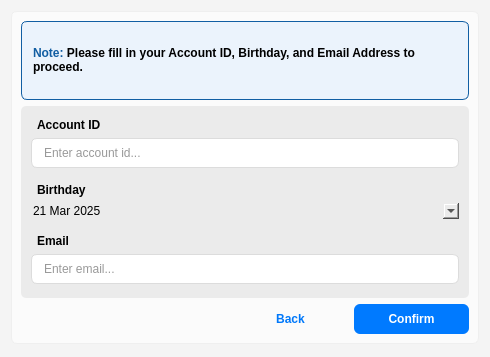
<?xml version="1.0" encoding="UTF-8"?>
<ui version="4.0">
 <class>Dialog</class>
 <widget class="QDialog" name="Dialog">
  <property name="geometry">
   <rect>
    <x>0</x>
    <y>0</y>
    <width>490</width>
    <height>357</height>
   </rect>
  </property>
  <property name="sizePolicy">
   <sizepolicy hsizetype="Preferred" vsizetype="Expanding">
    <horstretch>0</horstretch>
    <verstretch>0</verstretch>
   </sizepolicy>
  </property>
  <property name="windowTitle">
   <string>Dialog</string>
  </property>
  <property name="styleSheet">
   <string notr="true">background-color: rgb(244, 244, 244);</string>
  </property>
  <layout class="QGridLayout" name="gridLayout" rowstretch="0">
   <property name="bottomMargin">
    <number>13</number>
   </property>
   <item row="0" column="0">
    <widget class="QFrame" name="frame">
     <property name="styleSheet">
      <string notr="true">QFrame {
background-color: rgb(251, 251, 251);
border: 1px solid rgb(239, 239, 239);
border-radius:6px;
}</string>
     </property>
     <property name="frameShape">
      <enum>QFrame::Shape::StyledPanel</enum>
     </property>
     <property name="frameShadow">
      <enum>QFrame::Shadow::Raised</enum>
     </property>
     <layout class="QGridLayout" name="gridLayout_2" rowstretch="0,0" columnstretch="0">
      <property name="spacing">
       <number>6</number>
      </property>
      <item row="1" column="0">
       <widget class="QStackedWidget" name="fp_stackedWidget">
        <property name="styleSheet">
         <string notr="true">background-color: transparent;
border: none;</string>
        </property>
        <property name="currentIndex">
         <number>0</number>
        </property>
        <widget class="QWidget" name="fp_page_1">
         <layout class="QGridLayout" name="gridLayout_3" rowstretch="3,5,0" columnstretch="0,0,1">
          <property name="leftMargin">
           <number>0</number>
          </property>
          <property name="topMargin">
           <number>0</number>
          </property>
          <property name="rightMargin">
           <number>0</number>
          </property>
          <property name="bottomMargin">
           <number>0</number>
          </property>
          <item row="0" column="0" colspan="3">
           <widget class="QLabel" name="fp_page1_note">
            <property name="font">
             <font>
              <bold>true</bold>
             </font>
            </property>
            <property name="styleSheet">
             <string notr="true">background-color: rgb(235, 243, 252);
border: 1px solid rgb(17, 94, 163);</string>
            </property>
            <property name="text">
             <string>&lt;html&gt;&lt;head/&gt;&lt;body&gt;&lt;p&gt;&lt;span style=&quot; font-weight:700; color:#115da2;&quot;&gt;Note: &lt;/span&gt;Please fill in your Account ID, Birthday, and Email Address to proceed.&lt;/p&gt;&lt;/body&gt;&lt;/html&gt;</string>
            </property>
            <property name="wordWrap">
             <bool>true</bool>
            </property>
            <property name="indent">
             <number>11</number>
            </property>
           </widget>
          </item>
          <item row="2" column="0">
           <spacer name="horizontalSpacer">
            <property name="orientation">
             <enum>Qt::Orientation::Horizontal</enum>
            </property>
            <property name="sizeHint" stdset="0">
             <size>
              <width>206</width>
              <height>28</height>
             </size>
            </property>
           </spacer>
          </item>
          <item row="1" column="0" colspan="3">
           <widget class="QWidget" name="widget_2" native="true">
            <property name="sizePolicy">
             <sizepolicy hsizetype="MinimumExpanding" vsizetype="MinimumExpanding">
              <horstretch>0</horstretch>
              <verstretch>0</verstretch>
             </sizepolicy>
            </property>
            <property name="styleSheet">
             <string notr="true">background-color: rgb(235, 235, 235);
border-radius: 5px;</string>
            </property>
            <layout class="QVBoxLayout" name="verticalLayout" stretch="0,0,0,0,0,0,0,0">
             <property name="spacing">
              <number>6</number>
             </property>
             <property name="leftMargin">
              <number>10</number>
             </property>
             <property name="topMargin">
              <number>12</number>
             </property>
             <property name="rightMargin">
              <number>10</number>
             </property>
             <property name="bottomMargin">
              <number>14</number>
             </property>
             <item>
              <widget class="QLabel" name="label_2">
               <property name="font">
                <font>
                 <bold>true</bold>
                </font>
               </property>
               <property name="styleSheet">
                <string notr="true">border: none;</string>
               </property>
               <property name="text">
                <string>Account ID</string>
               </property>
               <property name="indent">
                <number>6</number>
               </property>
              </widget>
             </item>
             <item>
              <widget class="QLineEdit" name="forgot_pass_id_box">
               <property name="sizePolicy">
                <sizepolicy hsizetype="Expanding" vsizetype="Expanding">
                 <horstretch>0</horstretch>
                 <verstretch>0</verstretch>
                </sizepolicy>
               </property>
               <property name="styleSheet">
                <string notr="true">QLineEdit {
    background-color: #ffffff;
    border: 1px solid #dcdcdc;
    border-radius: 6px;
    padding-left: 10px; /* space for icon */
    padding-right: 10px;
    padding-top: 6px;
    padding-bottom: 6px;
    font: 12px 'Segoe UI', sans-serif;
    color: #333333;
}

QLineEdit:focus {
    border: 1px solid #4a90e2;
    outline: none;
}</string>
               </property>
               <property name="echoMode">
                <enum>QLineEdit::EchoMode::Normal</enum>
               </property>
               <property name="placeholderText">
                <string>Enter account id...</string>
               </property>
               <property name="clearButtonEnabled">
                <bool>true</bool>
               </property>
              </widget>
             </item>
             <item>
              <widget class="Line" name="line_2">
               <property name="orientation">
                <enum>Qt::Orientation::Horizontal</enum>
               </property>
              </widget>
             </item>
             <item>
              <widget class="QLabel" name="label_3">
               <property name="font">
                <font>
                 <bold>true</bold>
                </font>
               </property>
               <property name="styleSheet">
                <string notr="true">border: none;</string>
               </property>
               <property name="text">
                <string>Birthday</string>
               </property>
               <property name="indent">
                <number>6</number>
               </property>
              </widget>
             </item>
             <item>
              <widget class="QDateEdit" name="forgot_pass_birthday_box">
               <property name="sizePolicy">
                <sizepolicy hsizetype="MinimumExpanding" vsizetype="MinimumExpanding">
                 <horstretch>0</horstretch>
                 <verstretch>0</verstretch>
                </sizepolicy>
               </property>
               <property name="toolTip">
                <string>Enter your birthday.</string>
               </property>
               <property name="styleSheet">
                <string notr="true">QDateEdit {
    background-color: white;
    border: 1px solid #ccc;
    border-radius: 4px;
    padding: 5px 10px;
    font-size: 14px;
    color: #333;
}

QDateEdit:focus {
    border: 1px solid #66afe9;
    outline: none;
}

QDateEdit QAbstractItemView {
    background-color: white;
    border: none;
}

QDateEdit::drop-down {
    border: none;
    background-color: white;
    padding: 2px;
}

QDateEdit::down-arrow {
    width: 12px;
    height: 12px;
    image: url(&quot;resources/arrow_down.png&quot;); /* Customize the arrow image if desired */
}

/* Modern Minimalist PySide6 QCalendar Stylesheet */

QCalendarWidget {
    background-color: white;
    border: none;
}

/* Header row with navigation arrows and month/year */
QCalendarWidget QWidget#qt_calendar_navigationbar {
    background-color: #4a90e2;
    padding: 4px;
}

/* Month/Year label in header */
QCalendarWidget QToolButton {
    color: white;
    background-color: transparent;
    font-size: 14px;
    font-weight: bold;
    padding: 5px 10px;
    border-radius: 4px;
}

/* Navigation arrows */
QCalendarWidget QToolButton#qt_calendar_prevmonth,
QCalendarWidget QToolButton#qt_calendar_nextmonth {
    color: white;
    background-color: transparent;
    qproperty-icon: none;
    min-width: 24px;
    max-width: 24px;
    min-height: 24px;
    max-height: 24px;
    border-radius: 12px;
}

/* Arrow hover states */
QCalendarWidget QToolButton#qt_calendar_prevmonth:hover,
QCalendarWidget QToolButton#qt_calendar_nextmonth:hover {
    background-color: rgba(255, 255, 255, 0.2);
}

/* Previous month arrow */
QCalendarWidget QToolButton#qt_calendar_prevmonth {
    qproperty-text: &quot;&lt;&quot;;
    font-weight: bold;
}

/* Next month arrow */
QCalendarWidget QToolButton#qt_calendar_nextmonth {
    qproperty-text: &quot;&gt;&quot;;
    font-weight: bold;
}

/* Day of week header */
QCalendarWidget QAbstractItemView::section {
    color: #666666;
    background-color: #f5f5f5;
    padding: 6px;
    font-size: 12px;
    font-weight: 500;
    border: none;
}

/* Weekend headers */
QCalendarWidget QAbstractItemView::section:first,
QCalendarWidget QAbstractItemView::section:last {
    color: #e74c3c;
}

/* Days grid */
QCalendarWidget QAbstractItemView {
    selection-background-color: #4a90e2;
    selection-color: white;
    alternate-background-color: transparent;
    background-color: white;
    outline: none;
    border: none;
}

/* Calendar cells */
QCalendarWidget QTableView {
    border: none;
    font-size: 13px;
}

/* Actual day cells */
QCalendarWidget QTableView QTableCornerButton::section,
QCalendarWidget QTableView QAbstractItemView::item {
    border: 1px solid #f3f3f3;
    min-height: 32px;
    padding: 2px;
}

/* Today's date */
QCalendarWidget QTableView QAbstractItemView::item:selected {
    background-color: #4a90e2;
    color: white;
    border-radius: 2px;
}

/* Hover effect on days */
QCalendarWidget QTableView QAbstractItemView::item:hover {
    background-color: #f0f0f0;
    border-radius: 2px;
}

/* Days from other months */
QCalendarWidget QTableView QAbstractItemView::item:!enabled {
    color: #cccccc;
    background-color: #fafafa;
}

/* Weekend days */
QCalendarWidget QTableView QAbstractItemView::item[weekend=&quot;true&quot;] {
    color: #e74c3c;
}
</string>
               </property>
               <property name="calendarPopup">
                <bool>true</bool>
               </property>
               <property name="date">
                <date>
                 <year>2025</year>
                 <month>3</month>
                 <day>21</day>
                </date>
               </property>
              </widget>
             </item>
             <item>
              <widget class="Line" name="line_4">
               <property name="orientation">
                <enum>Qt::Orientation::Horizontal</enum>
               </property>
              </widget>
             </item>
             <item>
              <widget class="QLabel" name="label">
               <property name="sizePolicy">
                <sizepolicy hsizetype="MinimumExpanding" vsizetype="MinimumExpanding">
                 <horstretch>0</horstretch>
                 <verstretch>0</verstretch>
                </sizepolicy>
               </property>
               <property name="font">
                <font>
                 <bold>true</bold>
                </font>
               </property>
               <property name="styleSheet">
                <string notr="true">border: none;</string>
               </property>
               <property name="text">
                <string>Email</string>
               </property>
               <property name="indent">
                <number>6</number>
               </property>
              </widget>
             </item>
             <item>
              <widget class="QLineEdit" name="forgot_pass_email_box">
               <property name="sizePolicy">
                <sizepolicy hsizetype="Expanding" vsizetype="Expanding">
                 <horstretch>0</horstretch>
                 <verstretch>0</verstretch>
                </sizepolicy>
               </property>
               <property name="styleSheet">
                <string notr="true">QLineEdit {
    background-color: #ffffff;
    border: 1px solid #dcdcdc;
    border-radius: 6px;
    padding-left: 10px; /* space for icon */
    padding-right: 10px;
    padding-top: 6px;
    padding-bottom: 6px;
    font: 12px 'Segoe UI', sans-serif;
    color: #333333;
}

QLineEdit:focus {
    border: 1px solid #4a90e2;
    outline: none;
}</string>
               </property>
               <property name="echoMode">
                <enum>QLineEdit::EchoMode::Normal</enum>
               </property>
               <property name="placeholderText">
                <string>Enter email...</string>
               </property>
               <property name="clearButtonEnabled">
                <bool>true</bool>
               </property>
              </widget>
             </item>
            </layout>
           </widget>
          </item>
          <item row="2" column="2">
           <widget class="QPushButton" name="confirm_btn">
            <property name="sizePolicy">
             <sizepolicy hsizetype="Expanding" vsizetype="Expanding">
              <horstretch>0</horstretch>
              <verstretch>0</verstretch>
             </sizepolicy>
            </property>
            <property name="styleSheet">
             <string notr="true">    QPushButton {
  		background-color: rgb(0, 122, 255);
		color: rgb(255, 255, 255);
        border: none;
        border-radius: 6px;
        padding: 8px 18px;
        font-weight: 600;
    }
    QPushButton:hover {
	background-color: rgb(249, 249, 249);
	color: rgb(0, 122, 255);
    }
    QPushButton:pressed {
	background-color: rgb(0, 113, 234);
		color: rgb(255, 255, 255);
    }</string>
            </property>
            <property name="text">
             <string>Confirm</string>
            </property>
           </widget>
          </item>
          <item row="2" column="1">
           <widget class="QPushButton" name="fp_back_btn">
            <property name="sizePolicy">
             <sizepolicy hsizetype="MinimumExpanding" vsizetype="MinimumExpanding">
              <horstretch>1</horstretch>
              <verstretch>0</verstretch>
             </sizepolicy>
            </property>
            <property name="cursor">
             <cursorShape>PointingHandCursor</cursorShape>
            </property>
            <property name="styleSheet">
             <string notr="true">    QPushButton {
	color: rgb(0, 120, 250);
        border: none;
        border-radius: 6px;
        padding: 8px 18px;
        font-weight: 600;
    }
    QPushButton:hover {
		background-color: rgb(251, 251, 251);
		color: rgb(0, 120, 250);
		text-decoration: underline;
    }
    QPushButton:pressed {
		background-color: rgb(0, 122, 255);
		color: rgb(255, 255, 255);
    }</string>
            </property>
            <property name="text">
             <string>Back</string>
            </property>
           </widget>
          </item>
         </layout>
        </widget>
        <widget class="QWidget" name="fp_page_2">
         <layout class="QGridLayout" name="gridLayout_4" rowstretch="1,5,0" columnstretch="0,0,1">
          <property name="leftMargin">
           <number>0</number>
          </property>
          <property name="topMargin">
           <number>0</number>
          </property>
          <property name="rightMargin">
           <number>0</number>
          </property>
          <property name="bottomMargin">
           <number>0</number>
          </property>
          <property name="verticalSpacing">
           <number>9</number>
          </property>
          <item row="1" column="0" colspan="3">
           <widget class="QWidget" name="widget_3" native="true">
            <property name="sizePolicy">
             <sizepolicy hsizetype="MinimumExpanding" vsizetype="MinimumExpanding">
              <horstretch>0</horstretch>
              <verstretch>0</verstretch>
             </sizepolicy>
            </property>
            <property name="styleSheet">
             <string notr="true">background-color: rgb(235, 235, 235);
border-radius: 5px;</string>
            </property>
            <layout class="QGridLayout" name="gridLayout_6" rowstretch="3,2,3">
             <item row="0" column="0">
              <widget class="QFrame" name="frame_3">
               <property name="frameShape">
                <enum>QFrame::Shape::StyledPanel</enum>
               </property>
               <property name="frameShadow">
                <enum>QFrame::Shadow::Raised</enum>
               </property>
              </widget>
             </item>
             <item row="1" column="0">
              <layout class="QGridLayout" name="gridLayout_5" columnstretch="1,1,1,1,1,1,1">
               <item row="0" column="5">
                <widget class="QLabel" name="label_22">
                 <property name="font">
                  <font>
                   <pointsize>16</pointsize>
                   <bold>true</bold>
                  </font>
                 </property>
                 <property name="text">
                  <string>-</string>
                 </property>
                 <property name="alignment">
                  <set>Qt::AlignmentFlag::AlignCenter</set>
                 </property>
                </widget>
               </item>
               <item row="0" column="4">
                <widget class="QLineEdit" name="pin_3">
                 <property name="sizePolicy">
                  <sizepolicy hsizetype="Ignored" vsizetype="MinimumExpanding">
                   <horstretch>0</horstretch>
                   <verstretch>0</verstretch>
                  </sizepolicy>
                 </property>
                 <property name="styleSheet">
                  <string notr="true">QLineEdit {
    background-color: #ffffff;
    border: 1px solid #dcdcdc;
    border-radius: 6px;
    padding-left: 10px; /* space for icon */
    padding-right: 10px;
    padding-top: 6px;
    padding-bottom: 6px;
    font: 12px 'Segoe UI', sans-serif;
    color: #333333;
}

QLineEdit:focus {
    border: 1px solid #4a90e2;
    outline: none;
}</string>
                 </property>
                 <property name="alignment">
                  <set>Qt::AlignmentFlag::AlignCenter</set>
                 </property>
                 <property name="placeholderText">
                  <string>X</string>
                 </property>
                </widget>
               </item>
               <item row="0" column="0">
                <widget class="QLineEdit" name="pin_1">
                 <property name="sizePolicy">
                  <sizepolicy hsizetype="Ignored" vsizetype="MinimumExpanding">
                   <horstretch>0</horstretch>
                   <verstretch>0</verstretch>
                  </sizepolicy>
                 </property>
                 <property name="styleSheet">
                  <string notr="true">QLineEdit {
    background-color: #ffffff;
    border: 1px solid #dcdcdc;
    border-radius: 6px;
    padding-left: 10px; /* space for icon */
    padding-right: 10px;
    padding-top: 6px;
    padding-bottom: 6px;
    font: 12px 'Segoe UI', sans-serif;
    color: #333333;
}

QLineEdit:focus {
    border: 1px solid #4a90e2;
    outline: none;
}</string>
                 </property>
                 <property name="alignment">
                  <set>Qt::AlignmentFlag::AlignCenter</set>
                 </property>
                 <property name="placeholderText">
                  <string>X</string>
                 </property>
                </widget>
               </item>
               <item row="0" column="1">
                <widget class="QLabel" name="label_23">
                 <property name="font">
                  <font>
                   <pointsize>16</pointsize>
                   <bold>true</bold>
                  </font>
                 </property>
                 <property name="text">
                  <string>-</string>
                 </property>
                 <property name="alignment">
                  <set>Qt::AlignmentFlag::AlignCenter</set>
                 </property>
                </widget>
               </item>
               <item row="0" column="2">
                <widget class="QLineEdit" name="pin_2">
                 <property name="sizePolicy">
                  <sizepolicy hsizetype="Ignored" vsizetype="MinimumExpanding">
                   <horstretch>0</horstretch>
                   <verstretch>0</verstretch>
                  </sizepolicy>
                 </property>
                 <property name="styleSheet">
                  <string notr="true">QLineEdit {
    background-color: #ffffff;
    border: 1px solid #dcdcdc;
    border-radius: 6px;
    padding-left: 10px; /* space for icon */
    padding-right: 10px;
    padding-top: 6px;
    padding-bottom: 6px;
    font: 12px 'Segoe UI', sans-serif;
    color: #333333;
}

QLineEdit:focus {
    border: 1px solid #4a90e2;
    outline: none;
}</string>
                 </property>
                 <property name="alignment">
                  <set>Qt::AlignmentFlag::AlignCenter</set>
                 </property>
                 <property name="placeholderText">
                  <string>X</string>
                 </property>
                </widget>
               </item>
               <item row="0" column="3">
                <widget class="QLabel" name="label_24">
                 <property name="font">
                  <font>
                   <pointsize>16</pointsize>
                   <bold>true</bold>
                  </font>
                 </property>
                 <property name="text">
                  <string>-</string>
                 </property>
                 <property name="alignment">
                  <set>Qt::AlignmentFlag::AlignCenter</set>
                 </property>
                </widget>
               </item>
               <item row="0" column="6">
                <widget class="QLineEdit" name="pin_4">
                 <property name="sizePolicy">
                  <sizepolicy hsizetype="Ignored" vsizetype="MinimumExpanding">
                   <horstretch>0</horstretch>
                   <verstretch>0</verstretch>
                  </sizepolicy>
                 </property>
                 <property name="styleSheet">
                  <string notr="true">QLineEdit {
    background-color: #ffffff;
    border: 1px solid #dcdcdc;
    border-radius: 6px;
    padding-left: 10px; /* space for icon */
    padding-right: 10px;
    padding-top: 6px;
    padding-bottom: 6px;
    font: 12px 'Segoe UI', sans-serif;
    color: #333333;
}

QLineEdit:focus {
    border: 1px solid #4a90e2;
    outline: none;
}</string>
                 </property>
                 <property name="alignment">
                  <set>Qt::AlignmentFlag::AlignCenter</set>
                 </property>
                 <property name="placeholderText">
                  <string>X</string>
                 </property>
                </widget>
               </item>
              </layout>
             </item>
             <item row="2" column="0">
              <widget class="QFrame" name="frame_2">
               <property name="frameShape">
                <enum>QFrame::Shape::StyledPanel</enum>
               </property>
               <property name="frameShadow">
                <enum>QFrame::Shadow::Raised</enum>
               </property>
              </widget>
             </item>
            </layout>
           </widget>
          </item>
          <item row="0" column="0" colspan="3">
           <widget class="QLabel" name="fp_page2_note">
            <property name="font">
             <font>
              <bold>true</bold>
             </font>
            </property>
            <property name="styleSheet">
             <string notr="true">background-color: rgb(235, 243, 252);
border: 1px solid rgb(17, 94, 163);</string>
            </property>
            <property name="text">
             <string>&lt;html&gt;&lt;head/&gt;&lt;body&gt;&lt;p&gt;&lt;span style=&quot; font-weight:700; color:#115ea3;&quot;&gt;Note:&lt;/span&gt; Please enter the 4-digit verification code sent to your email.&lt;/p&gt;&lt;/body&gt;&lt;/html&gt;</string>
            </property>
            <property name="wordWrap">
             <bool>true</bool>
            </property>
            <property name="indent">
             <number>11</number>
            </property>
           </widget>
          </item>
          <item row="2" column="2">
           <widget class="QPushButton" name="verify_code_btn">
            <property name="sizePolicy">
             <sizepolicy hsizetype="Expanding" vsizetype="Expanding">
              <horstretch>0</horstretch>
              <verstretch>0</verstretch>
             </sizepolicy>
            </property>
            <property name="styleSheet">
             <string notr="true">    QPushButton {
  		background-color: rgb(0, 122, 255);
		color: rgb(255, 255, 255);
        border: none;
        border-radius: 6px;
        padding: 8px 18px;
        font-weight: 600;
    }
    QPushButton:hover {
	background-color: rgb(249, 249, 249);
	color: rgb(0, 122, 255);
    }
    QPushButton:pressed {
	background-color: rgb(0, 113, 234);
		color: rgb(255, 255, 255);
    }</string>
            </property>
            <property name="text">
             <string>Verify Code</string>
            </property>
           </widget>
          </item>
          <item row="2" column="0">
           <spacer name="horizontalSpacer_2">
            <property name="orientation">
             <enum>Qt::Orientation::Horizontal</enum>
            </property>
            <property name="sizeHint" stdset="0">
             <size>
              <width>189</width>
              <height>28</height>
             </size>
            </property>
           </spacer>
          </item>
          <item row="2" column="1">
           <widget class="QPushButton" name="fp_back2_btn">
            <property name="sizePolicy">
             <sizepolicy hsizetype="MinimumExpanding" vsizetype="MinimumExpanding">
              <horstretch>1</horstretch>
              <verstretch>0</verstretch>
             </sizepolicy>
            </property>
            <property name="cursor">
             <cursorShape>PointingHandCursor</cursorShape>
            </property>
            <property name="styleSheet">
             <string notr="true">    QPushButton {
	color: rgb(0, 120, 250);
        border: none;
        border-radius: 6px;
        padding: 8px 18px;
        font-weight: 600;
    }
    QPushButton:hover {
		background-color: rgb(251, 251, 251);
		color: rgb(0, 120, 250);
		text-decoration: underline;
    }
    QPushButton:pressed {
		background-color: rgb(0, 122, 255);
		color: rgb(255, 255, 255);
    }</string>
            </property>
            <property name="text">
             <string>Back</string>
            </property>
           </widget>
          </item>
         </layout>
        </widget>
       </widget>
      </item>
     </layout>
    </widget>
   </item>
  </layout>
 </widget>
 <resources/>
 <connections/>
</ui>
